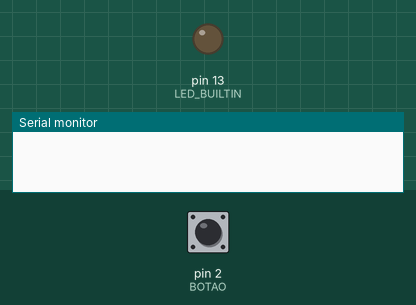
Recording of a sketch running on a simulated Arduino Uno, built with avr-gcc and run on an emulated ATmega328P. Shown: output pins drawn as LEDs (lit = HIGH), the last lines printed to the serial monitor. Inputs (shaded band) come from the test bench; at power-on: pin 2 (BOTAO) HIGH.

Above: at 1.2 s.
1.3 s: pin 2 (BOTAO) pulled LOW for 3.2 s
At 4.6 s:
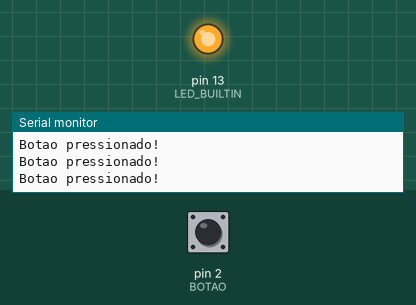
6.0 s: pin 2 (BOTAO) pulled LOW for 0.15 s
At 7.2 s:
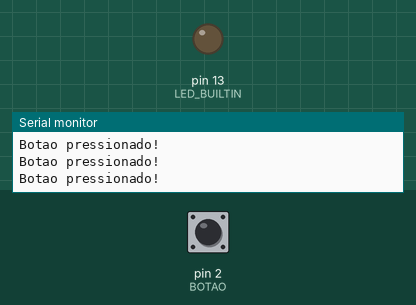
7.6 s: pin 2 (BOTAO) pulled LOW for 1 s
At 8.8 s:
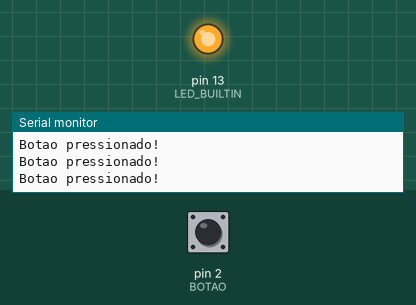
Timing chart, 0 to 10.6 s (numbered marks = the images above; inputs shaded):
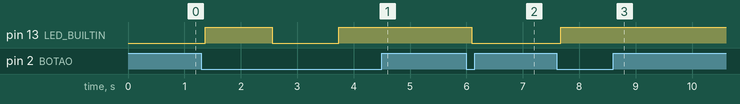

The sketch:

Teste_RTOS.ino
```cpp
#include <Arduino_FreeRTOS.h>

#define BOTAO 2

TaskHandle_t eventoLed;

void setup()
{
  Serial.begin(115200);
  pinMode(LED_BUILTIN, OUTPUT);
  pinMode(BOTAO, INPUT_PULLUP);
  xTaskCreate(taskLed, "Blink", 128, NULL, 2, &eventoLed);
  xTaskCreate(taskTeclado, "Teclado", 128, NULL, 3, NULL);
}

void loop()
{

}

void taskLed(void* pvParameters)
{
  while (true)
  {
    if(ulTaskNotifyTake(pdTRUE, portMAX_DELAY))
    {
      digitalWrite(LED_BUILTIN, !digitalRead(LED_BUILTIN));
    }
  }
}

void taskTeclado(void* pvParameters)
{
  while(true)
  {
    if(!digitalRead(BOTAO))
    {
      Serial.println("Botao pressionado!");
      xTaskNotifyGive(eventoLed);
      taskDelay(1000);
    }
    taskDelay(200);
  }
}

void taskDelay(int ms)
{
  vTaskDelay(ms / portTICK_PERIOD_MS);
}
```

Measured:
- after the input at 1.3 s, pin 13 (LED_BUILTIN): LOW → HIGH after 0.07 s, → LOW 1.2 s later, → HIGH 1.2 s later
- after the input at 6.0 s, pin 13 (LED_BUILTIN): HIGH → LOW after 0.09 s
- after the input at 7.6 s, pin 13 (LED_BUILTIN): LOW → HIGH after 0.07 s
